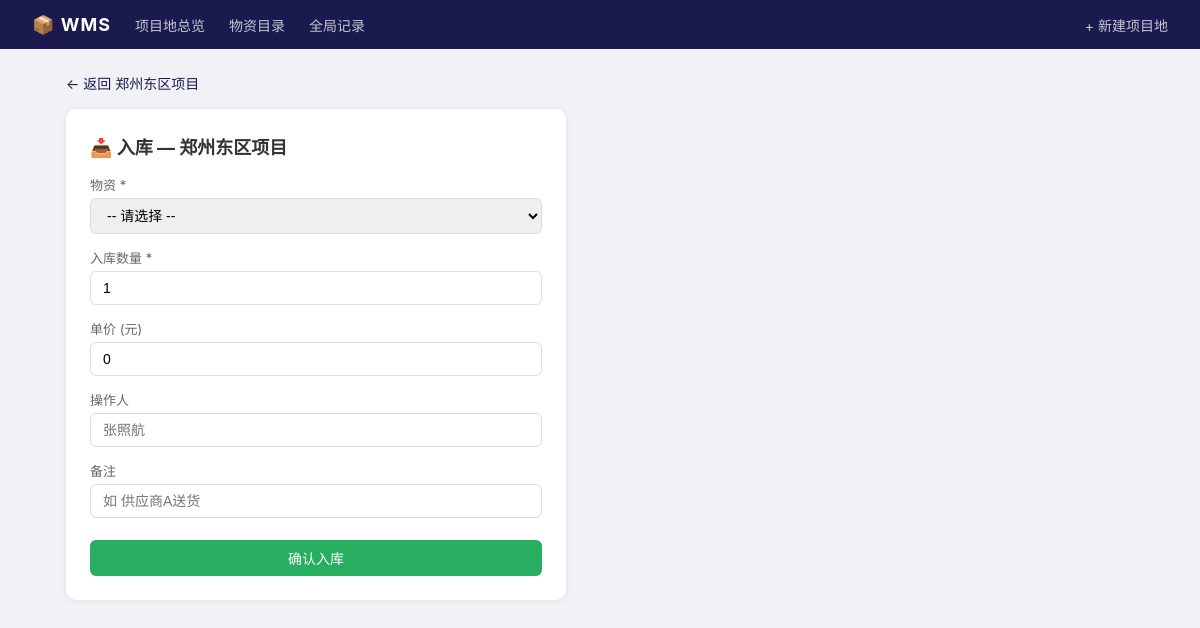
/site/1/inbound, run on an earlier commit of the app's database.
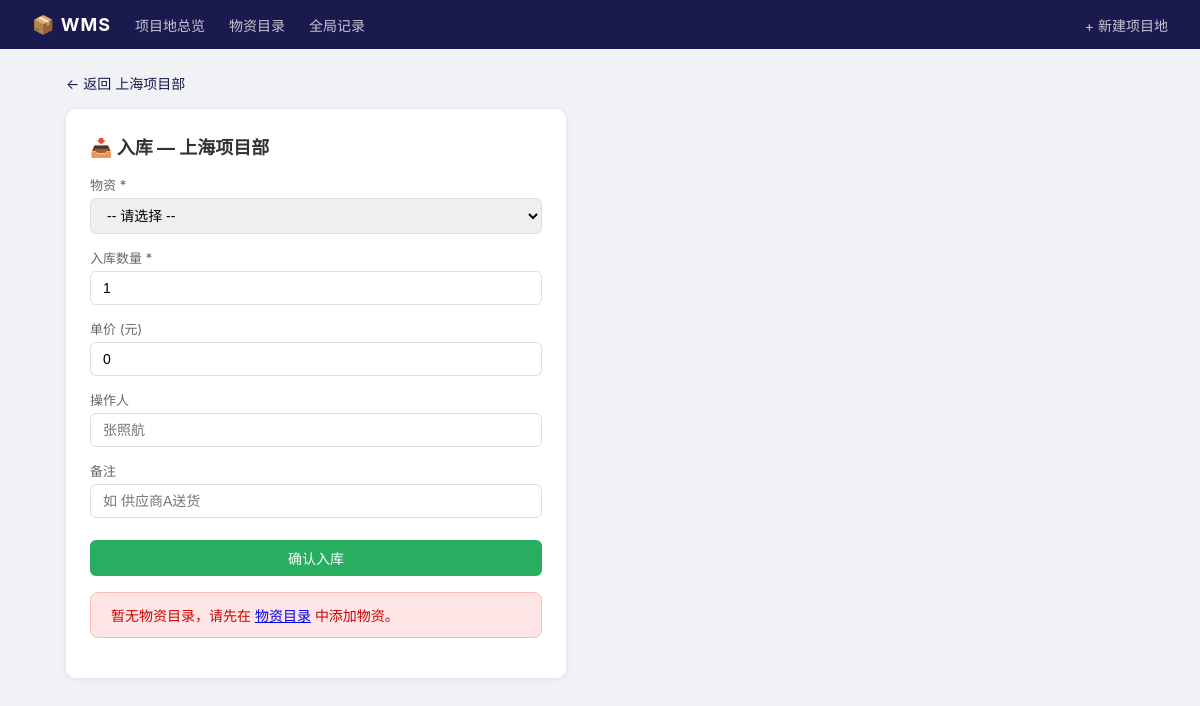
And on a later commit of the database.
### tables this page shows
CREATE TABLE sites (
            id INTEGER PRIMARY KEY AUTOINCREMENT,
            name TEXT UNIQUE NOT NULL,
            location TEXT DEFAULT '',
            contact TEXT DEFAULT '',
            created TEXT NOT NULL
        );

### app.py (the view, shortened to what this page needs)
@app.route("/site/<int:site_id>/inbound", methods=["GET", "POST"])
def inbound(site_id):
    conn = get_db()
    site = conn.execute("SELECT * FROM sites WHERE id=?", (site_id,)).fetchone()
    materials = conn.execute("SELECT * FROM materials ORDER BY code").fetchall()
    if not site:
        flash("项目地不存在", "error")
        conn.close()
        return redirect(url_for("index"))
    conn.close()
    return render_template("inbound.html", site=site, materials=materials)

### app.py (called while the page is built)
def get_db():
    conn = sqlite3.connect(DB_PATH)
    conn.row_factory = sqlite3.Row
    conn.execute("PRAGMA foreign_keys = ON")
    return conn

### templates/inbound.html (shortened to what this page needs)
{% extends "base.html" %}
{% block content %}
<a href="{{ url_for('site_detail', id=site.id) }}" class="back-link">← 返回 {{ site.name }}</a>
<div class="card" style="max-width:500px">
    <h2>📥 入库 — {{ site.name }}</h2>
    <form method="POST">
        <div class="form-group">
            <label>物资 *</label>
            <select name="material_id" required>
                <option value="">-- 请选择 --</option>
            </select>
        </div>
        <div class="form-group">
            <label>入库数量 *</label>
            <input type="number" name="quantity" required min="1" value="1">
        </div>
        <div class="form-group">
            <label>单价 (元)</label>
            <input type="number" name="unit_price" step="0.01" min="0" value="0" placeholder="0.00">
        </div>
        <div class="form-group">
            <label>操作人</label>
            <input type="text" name="operator" placeholder="张照航">
        </div>
        <div class="form-group">
            <label>备注</label>
            <input type="text" name="note" placeholder="如 供应商A送货">
        </div>
        <button type="submit" class="btn btn-green" style="width:100%;margin-top:8px">确认入库</button>
    </form>
    {% if not materials %}
    <div class="flash error" style="margin-top:16px">
        暂无物资目录，请先在 <a href="{{ url_for('material_list') }}">物资目录</a> 中添加物资。
    </div>
    {% endif %}
</div>
{% endblock %}

What changed in the data, as far as the page shows it:
changed sites: name "郑州东区项目" → "上海项目部"
Also different on the page:
text now shown: "暂无物资目录，请先在 物资目录 中添加物资。"
